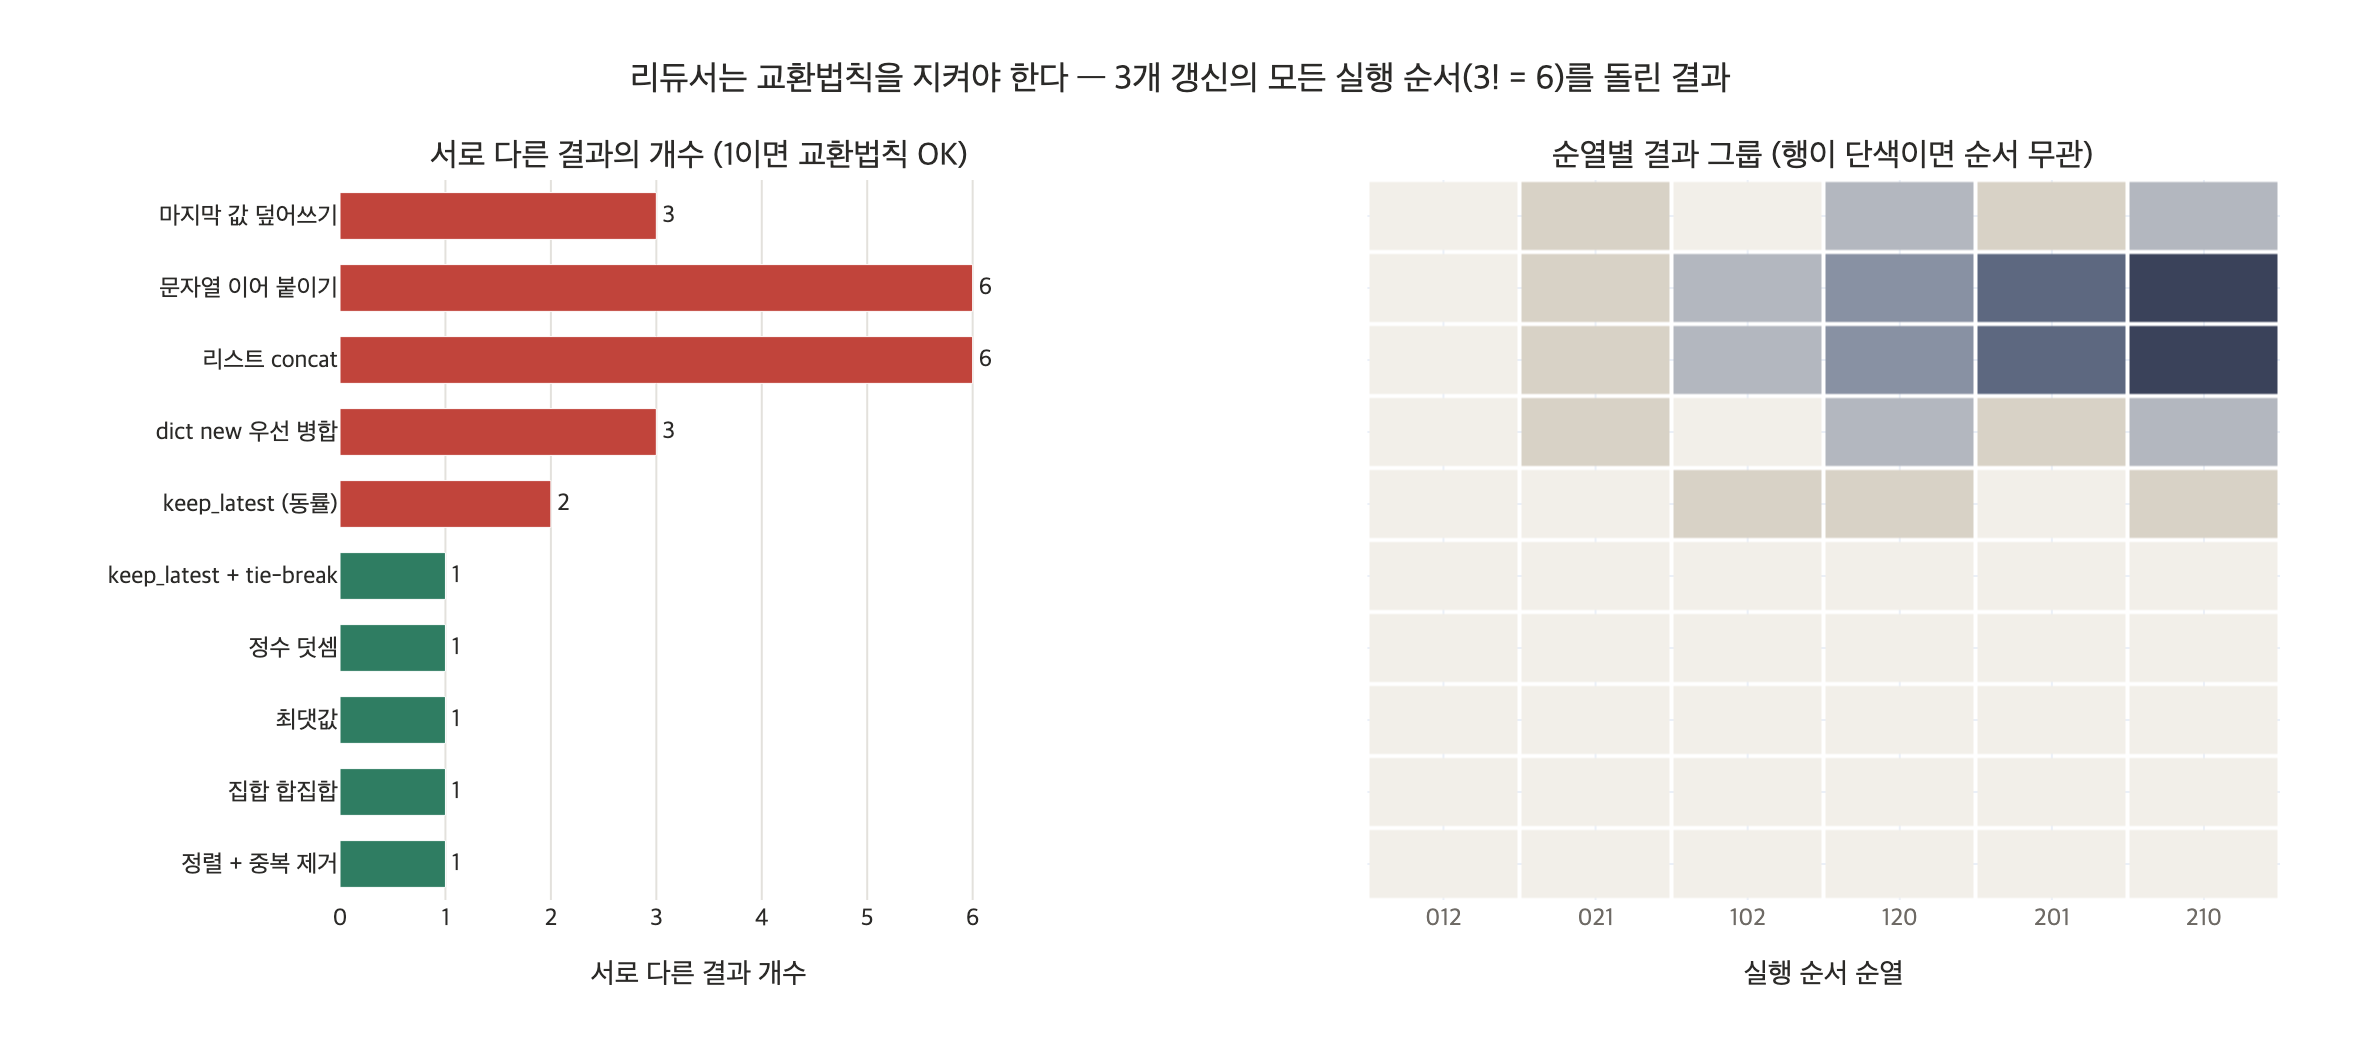

Here is the Python script that generated this plot:
# 필요 패키지: plotly, kaleido  (pip install plotly kaleido)
# %% [markdown]
# # 리듀서와 교환법칙 — 순서가 답을 바꾸는가
#
# 상태 그래프에서 **같은 슈퍼스텝의 여러 노드가 같은 필드를 갱신**하면
# 실행기는 리듀서 `f(old, new)`로 갱신들을 차례차례 접어(fold) 넣는다.
#
# $$
# \text{final} \;=\; f\bigl(f(f(\text{init},\, u_{\sigma(1)}),\, u_{\sigma(2)}),\, u_{\sigma(3)}\bigr)
# $$
#
# 여기서 $\sigma$ 는 **실행기가 정하는 순열**이다. 개발자가 정할 수 없다.
# 따라서 리듀서는 반드시 **교환법칙**을 지켜야 한다.
#
# $$
# f(a,b) = f(b,a)
# $$
#
# 이 노트북은 순열을 **전부** 돌려서 결과가 갈리는지를 실제로 확인한다.

# %%
import functools
import itertools
import json
import os

import plotly.graph_objects as go
from plotly.subplots import make_subplots

try:
    HERE = os.path.dirname(os.path.abspath(__file__))
except NameError:
    HERE = os.getcwd()


def _show(fig):
    try:
        from IPython import get_ipython

        if get_ipython() is not None:
            fig.show()
    except ImportError:
        pass


def canon(x):
    """결과를 비교 가능한 문자열로 정규화."""
    if isinstance(x, (set, frozenset)):
        return json.dumps(sorted(map(str, x)), ensure_ascii=False)
    return json.dumps(x, sort_keys=True, ensure_ascii=False, default=str)


def all_orders(reducer, init, updates):
    """모든 실행 순서 순열에 대해 fold 결과를 모은다."""
    out = {}
    for perm in itertools.permutations(range(len(updates))):
        acc = functools.reduce(reducer, [updates[i] for i in perm], init)
        out[perm] = acc
    return out


def check(name, reducer, init, updates, show=3):
    res = all_orders(reducer, init, updates)
    groups = {}
    for perm, val in res.items():
        groups.setdefault(canon(val), []).append(perm)
    n = len(groups)
    verdict = "교환법칙 OK" if n == 1 else f"교환법칙 위반 ({n}가지)"
    print(f"[{name}] 순열 {len(res)}개 -> 서로 다른 결과 {n}개  ...  {verdict}")
    for i, (k, perms) in enumerate(groups.items()):
        if i >= show:
            print(f"      ... 외 {n - show}가지")
            break
        print(f"      {k}   <- 순열 {perms[0]} 등 {len(perms)}개")
    return n


print("준비 완료")

# 출력:
# 준비 완료

# %% [markdown]
# ## 1. 교환법칙을 **어기는** 리듀서
#
# 세 노드(재무 / 법무 / 영업)가 같은 슈퍼스텝에서 같은 필드를 갱신한다고 하자.
# 순열은 $3! = 6$ 가지다. 결과가 6가지로 갈리면 완전히 순서 의존이다.

# %%
# (1) 마지막 값 덮어쓰기 — 가장 흔한 기본 동작
def last_write_wins(old, new):
    return new


# (2) 문자열 이어 붙이기
def concat_str(old, new):
    return (old + " | " + new) if old else new


# (3) 리스트 이어 붙이기 (LangGraph 의 operator.add)
def list_concat(old, new):
    return list(old) + list(new)


# (4) 키 단위 병합 — "새 것이 이긴다" (19장 ex3 의 merge_dict)
def merge_dict(old, new):
    out = dict(old or {})
    out.update(new or {})
    return out


print("=== 교환법칙을 어기는 리듀서 ===\n")
bad = {}
bad["마지막 값 덮어쓰기"] = check(
    "마지막 값 덮어쓰기", last_write_wins, "", ["재무", "법무", "영업"]
)
print()
bad["문자열 이어 붙이기"] = check(
    "문자열 이어 붙이기", concat_str, "", ["재무", "법무", "영업"]
)
print()
bad["리스트 이어 붙이기"] = check(
    "리스트 이어 붙이기", list_concat, [], [["재무"], ["법무"], ["영업"]]
)
print()
bad["딕셔너리 new 우선 병합"] = check(
    "딕셔너리 new 우선 병합",
    merge_dict,
    {},
    [{"등급": "A"}, {"등급": "B"}, {"등급": "C", "지역": "수도권"}],
)

# 출력:
# === 교환법칙을 어기는 리듀서 ===
#
# [마지막 값 덮어쓰기] 순열 6개 -> 서로 다른 결과 3개  ...  교환법칙 위반 (3가지)
#       "영업"   <- 순열 (0, 1, 2) 등 2개
#       "법무"   <- 순열 (0, 2, 1) 등 2개
#       "재무"   <- 순열 (1, 2, 0) 등 2개
#
# [문자열 이어 붙이기] 순열 6개 -> 서로 다른 결과 6개  ...  교환법칙 위반 (6가지)
#       "재무 | 법무 | 영업"   <- 순열 (0, 1, 2) 등 1개
#       "재무 | 영업 | 법무"   <- 순열 (0, 2, 1) 등 1개
#       "법무 | 재무 | 영업"   <- 순열 (1, 0, 2) 등 1개
#       ... 외 3가지
#
# [리스트 이어 붙이기] 순열 6개 -> 서로 다른 결과 6개  ...  교환법칙 위반 (6가지)
#       ["재무", "법무", "영업"]   <- 순열 (0, 1, 2) 등 1개
#       ["재무", "영업", "법무"]   <- 순열 (0, 2, 1) 등 1개
#       ["법무", "재무", "영업"]   <- 순열 (1, 0, 2) 등 1개
#       ... 외 3가지
#
# [딕셔너리 new 우선 병합] 순열 6개 -> 서로 다른 결과 3개  ...  교환법칙 위반 (3가지)
#       {"등급": "C", "지역": "수도권"}   <- 순열 (0, 1, 2) 등 2개
#       {"등급": "B", "지역": "수도권"}   <- 순열 (0, 2, 1) 등 2개
#       {"등급": "A", "지역": "수도권"}   <- 순열 (1, 2, 0) 등 2개

# %% [markdown]
# 눈여겨볼 것.
#
# - **덮어쓰기**는 "마지막에 온 놈"이 이기므로 결과가 3가지(마지막 자리에 올 수 있는 값의 수).
# - **이어 붙이기**는 순열마다 결과가 달라 6가지 전부로 갈린다.
#   `list_concat`은 LangGraph 예제에서 가장 많이 쓰는 `operator.add`인데,
#   엄밀히는 교환법칙 위반이다. 다만 **원소 집합은 항상 같아서** 순서를 읽지 않기로
#   약속했다면 실용상 무해하다. 누군가 `state["logs"][0]`으로 분기하는 순간 버그가 된다.
# - **`merge_dict`**는 19장 본문에서 저자가 실제로 당한 함정이다.
#   "새 것이 이긴다"고 짰지만 무엇이 "새 것"인지는 실행기가 정한다.

# %% [markdown]
# ## 2. 교환법칙을 **지키는** 리듀서
#
# 승자 판단의 근거를 **인자 위치**가 아니라 **값 안**에 두면 순서 의존이 사라진다.

# %%
def add(old, new):
    return old + new


def take_max(old, new):
    return max(old, new)


def set_union(old, new):
    return set(old) | set(new)


def keep_latest(old, new):
    """타임스탬프가 더 최근인 쪽. (19장 ex3)"""
    if not old:
        return new
    if not new:
        return old
    return new if new["at"] > old["at"] else old


def sorted_unique(old, new):
    """이어 붙이되 중복 제거 + 정렬 -> 정규형이라 순서 의존이 사라진다."""
    return sorted(set(old) | set(new))


print("=== 교환법칙을 지키는 리듀서 ===\n")
good = {}
good["정수 덧셈"] = check("정수 덧셈", add, 0, [30, 45, 20])
print()
good["최댓값"] = check("최댓값", take_max, 0, [30, 45, 20])
print()
good["집합 합집합"] = check("집합 합집합", set_union, set(), [{"재무"}, {"법무"}, {"영업"}])
print()
good["정렬 + 중복 제거"] = check(
    "정렬 + 중복 제거", sorted_unique, [], [["재무"], ["법무"], ["영업", "재무"]]
)
print()
good["타임스탬프 기준 선택"] = check(
    "타임스탬프 기준 선택",
    keep_latest,
    {},
    [
        {"who": "김하늘", "at": "2024-03-01"},
        {"who": "박서준", "at": "2026-01-15"},
        {"who": "이도윤", "at": "2025-07-02"},
    ],
)

# 출력:
# === 교환법칙을 지키는 리듀서 ===
#
# [정수 덧셈] 순열 6개 -> 서로 다른 결과 1개  ...  교환법칙 OK
#       95   <- 순열 (0, 1, 2) 등 6개
#
# [최댓값] 순열 6개 -> 서로 다른 결과 1개  ...  교환법칙 OK
#       45   <- 순열 (0, 1, 2) 등 6개
#
# [집합 합집합] 순열 6개 -> 서로 다른 결과 1개  ...  교환법칙 OK
#       ["법무", "영업", "재무"]   <- 순열 (0, 1, 2) 등 6개
#
# [정렬 + 중복 제거] 순열 6개 -> 서로 다른 결과 1개  ...  교환법칙 OK
#       ["법무", "영업", "재무"]   <- 순열 (0, 1, 2) 등 6개
#
# [타임스탬프 기준 선택] 순열 6개 -> 서로 다른 결과 1개  ...  교환법칙 OK
#       {"at": "2026-01-15", "who": "박서준"}   <- 순열 (0, 1, 2) 등 6개

# %% [markdown]
# ## 3. 함정 — 동률(tie)에서 교환법칙이 되살아나 깨진다
#
# `keep_latest`는 `at`이 서로 다를 때만 안전하다.
# 마지막 줄이 `return new if new["at"] > old["at"] else old` 이므로
# **`at`이 같으면 `old`(= 먼저 온 쪽)가 이긴다.** 즉 동률 구간은 순서 의존이다.
#
# 고치는 법은 비교 키를 **전순서(total order)**로 확장하는 것이다.
#
# $$
# \text{key}(x) = (x.\text{at},\; x.\text{source})
# $$

# %%
TIED = [
    {"who": "김하늘", "at": "2026-01-15", "source": "ERP"},
    {"who": "박서준", "at": "2026-01-15", "source": "CRM"},  # at 동률!
    {"who": "이도윤", "at": "2024-03-01", "source": "MDM"},
]


def keep_latest_fixed(old, new):
    """동률이면 source 로 결정 -> 전순서라 순서와 무관."""
    if not old:
        return new
    if not new:
        return old
    key = lambda x: (x["at"], x["source"])  # noqa: E731
    return new if key(new) > key(old) else old


print("=== 동률이 있을 때 ===\n")
tie = {}
tie["keep_latest (tie-break 없음)"] = check("keep_latest (tie-break 없음)", keep_latest, {}, TIED)
print()
tie["keep_latest_fixed (전순서)"] = check("keep_latest_fixed (전순서)", keep_latest_fixed, {}, TIED)

# 출력:
# === 동률이 있을 때 ===
#
# [keep_latest (tie-break 없음)] 순열 6개 -> 서로 다른 결과 2개  ...  교환법칙 위반 (2가지)
#       {"at": "2026-01-15", "source": "ERP", "who": "김하늘"}   <- 순열 (0, 1, 2) 등 3개
#       {"at": "2026-01-15", "source": "CRM", "who": "박서준"}   <- 순열 (1, 0, 2) 등 3개
#
# [keep_latest_fixed (전순서)] 순열 6개 -> 서로 다른 결과 1개  ...  교환법칙 OK
#       {"at": "2026-01-15", "source": "ERP", "who": "김하늘"}   <- 순열 (0, 1, 2) 등 6개

# %% [markdown]
# 타임스탬프만으로는 부족하다. **같은 초에 찍힌 값 두 개**는 실무에서 아주 흔하고,
# 그때만 답이 갈리기 때문에 재현이 특히 어렵다.
#
# 분산 시스템에서 이 패턴의 정식 이름이 **LWW-Register**이고,
# `(timestamp, replica_id)` 튜플로 비교하는 것이 표준 처방이다.

# %% [markdown]
# ## 4. 결합법칙과 멱등성 — 교환법칙만으로는 부족한 지점
#
# | 성질 | 수식 | 막아 주는 것 |
# |---|---|---|
# | 교환법칙 | $f(a,b)=f(b,a)$ | **도착 순서**가 답을 바꾸는 것 |
# | 결합법칙 | $f(f(a,b),c)=f(a,f(b,c))$ | **묶는 방식**(부분 집계·트리 병합)이 답을 바꾸는 것 |
# | 멱등성 | $f(a,a)=a$ | **중복 반영**(재시도·at-least-once)이 값을 부풀리는 것 |
#
# 셋을 다 만족하면 그 병합은 **결합 반격자의 최소 상한**이 되고,
# 그 필드는 사실상 **CRDT**(정확히는 CvRDT)가 된다.

# %%
def is_commutative(f, vals):
    return all(canon(f(a, b)) == canon(f(b, a)) for a in vals for b in vals)


def is_associative(f, vals):
    return all(
        canon(f(f(a, b), c)) == canon(f(a, f(b, c)))
        for a in vals
        for b in vals
        for c in vals
    )


def is_idempotent(f, vals):
    return all(canon(f(a, a)) == canon(a) for a in vals)


def avg(old, new):
    """평균 — 교환법칙은 만족하지만 결합법칙이 깨진다."""
    return (old + new) / 2


NUMS = [1, 2, 3, 7]
FLOATS = [1.0, 2.0, 3.0, 7.0]  # avg 는 float 를 내므로 타입을 맞춰 비교한다
SETS = [frozenset({"a"}), frozenset({"b"}), frozenset({"a", "c"})]
LISTS = [["a"], ["b"], ["c"]]

CASES = [
    ("정수 덧셈 (add)", add, NUMS),
    ("최댓값 (max)", take_max, NUMS),
    ("집합 합집합 (union)", lambda a, b: frozenset(a) | frozenset(b), SETS),
    ("리스트 concat", list_concat, LISTS),
    ("마지막 값 덮어쓰기", last_write_wins, NUMS),
    ("평균 (avg)", avg, FLOATS),
]

print(f"{'리듀서':<22}{'교환':^8}{'결합':^8}{'멱등':^8}  판정")
print("-" * 62)
props = {}
for name, f, vals in CASES:
    c, a, i = is_commutative(f, vals), is_associative(f, vals), is_idempotent(f, vals)
    props[name] = (c, a, i)
    if c and a and i:
        verdict = "CRDT 가능 (반격자)"
    elif c and a:
        verdict = "가환 모노이드 — 중복 전달 주의"
    elif c:
        verdict = "순서는 안전, 묶는 방식은 위험"
    else:
        verdict = "리듀서로 쓰면 안 된다"
    mk = lambda b: "  O   " if b else "  X   "  # noqa: E731
    print(f"{name:<22}{mk(c):^8}{mk(a):^8}{mk(i):^8}  {verdict}")

# 출력: (터미널에서는 한글 폭 때문에 열이 조금 어긋나 보인다)
# 리듀서                   교환   결합   멱등   판정
# --------------------------------------------------------------
# 정수 덧셈 (add)            O     O     X    가환 모노이드 — 중복 전달 주의
# 최댓값 (max)              O     O     O    CRDT 가능 (반격자)
# 집합 합집합 (union)        O     O     O    CRDT 가능 (반격자)
# 리스트 concat             X     O     X    리듀서로 쓰면 안 된다
# 마지막 값 덮어쓰기          X     O     O    리듀서로 쓰면 안 된다
# 평균 (avg)                O     X     O    순서는 안전, 묶는 방식은 위험

# %% [markdown]
# 읽는 법.
#
# - **`add`**: 교환·결합은 되지만 **멱등이 아니다**. 노드가 타임아웃으로 재시도되어
#   같은 갱신이 두 번 도착하면 카운터가 부풀려진다.
# - **`max` / `union`**: 셋 다 만족. 중복 전달에도 안전하다. 이게 CRDT의 G-Set·G-Counter다.
# - **`list concat`**: 결합은 되지만 교환이 아니다. 순서를 읽지 않는다는 전제에서만 쓴다.
# - **`last_write_wins`**: 교환이 아니다. 값 안에 타임스탬프를 넣어야 고쳐진다.
# - **`avg`**: 교환은 되는데 **결합이 깨진다**. 그래서 평균을 리듀서로 쓰면 안 되고,
#   `(합, 개수)` 쌍을 리듀서로 쓰고 **마지막에 나눠야** 한다.

# %% [markdown]
# ## 5. 중복 전달 시뮬레이션 — 멱등성이 없으면 어떻게 되나
#
# 노드 하나가 재시도되어 같은 갱신이 두 번 도착한다고 하자.

# %%
UPD = [{"node": "재무", "cost": 30}, {"node": "법무", "cost": 45}]
DUP = UPD + [UPD[0]]  # 재무가 재시도로 한 번 더 도착


def add_cost(old, new):
    return old + new["cost"]


def add_cost_dedup(old, new):
    """갱신 ID 로 중복을 걸러 멱등성을 인위적으로 만든다 (OR-Set 아이디어)."""
    seen, total = old
    if new["node"] in seen:
        return old
    return (seen | {new["node"]}, total + new["cost"])


print("정상 전달:", functools.reduce(add_cost, UPD, 0))
print("중복 전달:", functools.reduce(add_cost, DUP, 0), " <- 30 이 두 번 더해졌다")
print("중복 제거:", functools.reduce(add_cost_dedup, DUP, (frozenset(), 0))[1])

# 출력:
# 정상 전달: 75
# 중복 전달: 105  <- 30 이 두 번 더해졌다
# 중복 제거: 75

# %% [markdown]
# ## 6. 시각화 — 순열별 결과가 몇 갈래로 갈리는가
#
# 왼쪽: 리듀서별 **서로 다른 결과의 개수**. 1이면 교환법칙 만족.
# 오른쪽: **순열 × 리듀서** 히트맵. 같은 색이면 같은 결과다.
# 한 행이 단색이면 그 리듀서는 순서에 무관하다.

# %%
PERM_CASES = [
    ("마지막 값 덮어쓰기", last_write_wins, "", ["재무", "법무", "영업"]),
    ("문자열 이어 붙이기", concat_str, "", ["재무", "법무", "영업"]),
    ("리스트 concat", list_concat, [], [["재무"], ["법무"], ["영업"]]),
    ("dict new 우선 병합", merge_dict, {}, [{"g": "A"}, {"g": "B"}, {"g": "C"}]),
    ("keep_latest (동률)", keep_latest, {}, TIED),
    ("keep_latest + tie-break", keep_latest_fixed, {}, TIED),
    ("정수 덧셈", add, 0, [30, 45, 20]),
    ("최댓값", take_max, 0, [30, 45, 20]),
    ("집합 합집합", set_union, set(), [{"재무"}, {"법무"}, {"영업"}]),
    ("정렬 + 중복 제거", sorted_unique, [], [["재무"], ["법무"], ["영업"]]),
]

names, counts, matrix = [], [], []
perm_labels = ["".join(str(i) for i in p) for p in itertools.permutations(range(3))]

for name, f, init, upd in PERM_CASES:
    res = all_orders(f, init, upd)
    order, gid = {}, []
    for p in itertools.permutations(range(3)):
        k = canon(res[p])
        order.setdefault(k, len(order))
        gid.append(order[k])
    names.append(name)
    counts.append(len(order))
    matrix.append(gid)

BAD, OK, GRID, TEXT, MUTED = "#C1443B", "#2F7D62", "#E3E1DC", "#2B2A28", "#6E6A65"
bar_colors = [OK if c == 1 else BAD for c in counts]

fig = make_subplots(
    rows=1,
    cols=2,
    column_widths=[0.44, 0.56],
    horizontal_spacing=0.16,
    subplot_titles=("서로 다른 결과의 개수 (1이면 교환법칙 OK)", "순열별 결과 그룹 (행이 단색이면 순서 무관)"),
)

fig.add_trace(
    go.Bar(
        x=counts,
        y=names,
        orientation="h",
        marker_color=bar_colors,
        text=[str(c) for c in counts],
        textposition="outside",
        cliponaxis=False,
        hovertemplate="%{y}<br>서로 다른 결과 %{x}가지<extra></extra>",
        showlegend=False,
    ),
    row=1,
    col=1,
)

fig.add_trace(
    go.Heatmap(
        z=matrix,
        x=perm_labels,
        y=names,
        # 결과 그룹 ID 는 명목형이라 좋고/나쁨 없는 중립 색조를 쓴다
        colorscale=[
            [0.0, "#F2EFE9"], [0.2, "#D8D2C6"], [0.4, "#B3B7BF"],
            [0.6, "#8891A3"], [0.8, "#5D6880"], [1.0, "#3A425A"],
        ],
        zmin=0,
        zmax=5,
        showscale=False,
        xgap=2,
        ygap=2,
        hovertemplate="%{y}<br>순열 %{x} -> 결과그룹 %{z}<extra></extra>",
    ),
    row=1,
    col=2,
)

fig.update_layout(
    title=dict(
        text="리듀서는 교환법칙을 지켜야 한다 — 3개 갱신의 모든 실행 순서(3! = 6)를 돌린 결과",
        x=0.5,
        xanchor="center",
        font=dict(size=17, color=TEXT),
    ),
    template="plotly_white",
    font=dict(family="Apple SD Gothic Neo, AppleGothic, Noto Sans KR, sans-serif", color=TEXT, size=12),
    plot_bgcolor="white",
    paper_bgcolor="white",
    height=520,
    width=1180,
    margin=dict(l=170, r=40, t=90, b=70),
    bargap=0.35,
)
fig.update_xaxes(
    title_text="서로 다른 결과 개수", range=[0, 6.8], dtick=1,
    gridcolor=GRID, zeroline=False, row=1, col=1,
)
fig.update_xaxes(title_text="실행 순서 순열", row=1, col=2, tickfont=dict(color=MUTED))
fig.update_yaxes(autorange="reversed", row=1, col=1)
fig.update_yaxes(autorange="reversed", showticklabels=False, row=1, col=2)

PNG = os.path.join(HERE, "expy.png")
fig.write_image(PNG, scale=2)
print("저장:", PNG)
_show(fig)

# 출력:
# 저장: .../e2902828-0327-4027-964a-d46387ef8e53/expy.png

# %% [markdown]
# ## 7. 실무 체크리스트
#
# 1. **판단 근거를 값 안에 넣어라.** 승자를 `new`/`old` 같은 **인자 위치**로 고르면 이미 틀렸다.
#    시각·출처·신뢰도·버전을 값에 실어라.
# 2. **동률을 없애라.** 비교 키를 `(timestamp, source_id)` 같은 **전순서 튜플**로 확장.
# 3. **결과를 정규형으로.** 리스트면 `sorted`, 중복은 집합으로 걷어 낸 뒤 정렬.
# 4. **재시도를 가정하라.** 멱등하지 않으면 갱신에 고유 ID를 달아 중복을 거른다.
# 5. **테스트로 강제하라.** `itertools.permutations`로 모든 순서를 돌려
#    결과가 하나로 모이는지 단위 테스트를 만든다 (아래 `assert_commutative`).
# 6. **못 지키겠으면 병렬로 두지 마라.** 본질적으로 순서 의존인 병합은
#    리듀서로 풀지 말고 **슈퍼스텝 경계 노드를 하나 넣어 직렬화**한다.

# %%
def assert_commutative(reducer, init, updates):
    results = {canon(functools.reduce(reducer, perm, init))
               for perm in itertools.permutations(updates)}
    assert len(results) == 1, f"교환법칙 위반: {len(results)}가지 결과"
    return next(iter(results))


print("keep_latest_fixed:", assert_commutative(keep_latest_fixed, {}, TIED))
try:
    assert_commutative(merge_dict, {}, [{"g": "A"}, {"g": "B"}, {"g": "C"}])
except AssertionError as e:
    print("merge_dict:", e)

print(
    "\n결론 — 리듀서는 «실행기가 정하는 순서»를 받아들여야 하는 함수다.\n"
    "교환법칙은 순서가 결과를 바꾸지 못하게 하는 최소 조건이고,\n"
    "결합법칙은 «묶는 방식», 멱등성은 «중복 반영»까지 막아 준다.\n"
    "셋을 다 갖추면 그 필드는 CRDT 가 되고, 그때부터 분산 환경에서도 안전하다."
)

# 출력:
# keep_latest_fixed: {"at": "2026-01-15", "source": "ERP", "who": "김하늘"}
# merge_dict: 교환법칙 위반: 3가지 결과
#
# 결론 — 리듀서는 «실행기가 정하는 순서»를 받아들여야 하는 함수다.
# 교환법칙은 순서가 결과를 바꾸지 못하게 하는 최소 조건이고,
# 결합법칙은 «묶는 방식», 멱등성은 «중복 반영»까지 막아 준다.
# 셋을 다 갖추면 그 필드는 CRDT 가 되고, 그때부터 분산 환경에서도 안전하다.
